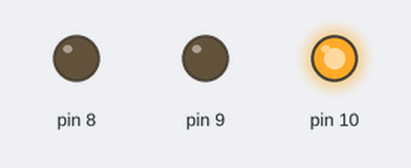
A sketch run on a simulated Arduino Uno, built with avr-gcc and run on an emulated ATmega328P. Parts: output pins drawn as LEDs (lit = HIGH).

Above: at 0.1 s.
Timing chart, 0 to 1.6 s (numbered marks = the images above):
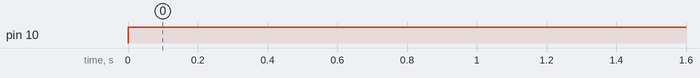

The sketch:

NivelAgua.ino
```cpp
// C++ code
//
void setup(){
  //declaração de pinos
  pinMode(8, OUTPUT);
  pinMode(9, OUTPUT);
  pinMode(10, OUTPUT);

  digitalWrite(8,LOW);
  digitalWrite(9,LOW);
  digitalWrite(10,LOW);

}

void loop(){
  int nivelAgua=70;
  if (nivelAgua<30){
    digitalWrite(8,HIGH);
   	digitalWrite(9,LOW);
  	digitalWrite(10,LOW);
  }

   if (nivelAgua<60  && nivelAgua>=30){
     digitalWrite(9,HIGH);
     digitalWrite(8,LOW);
     digitalWrite(9,LOW);
  }

    if (nivelAgua<100 && nivelAgua>=60){
    	digitalWrite(10,HIGH);
       	digitalWrite(8,LOW);
  		digitalWrite(9,LOW);
  	}

}
```

Measured:
- by itself, pin 10: LOW → HIGH at 0.00 s
